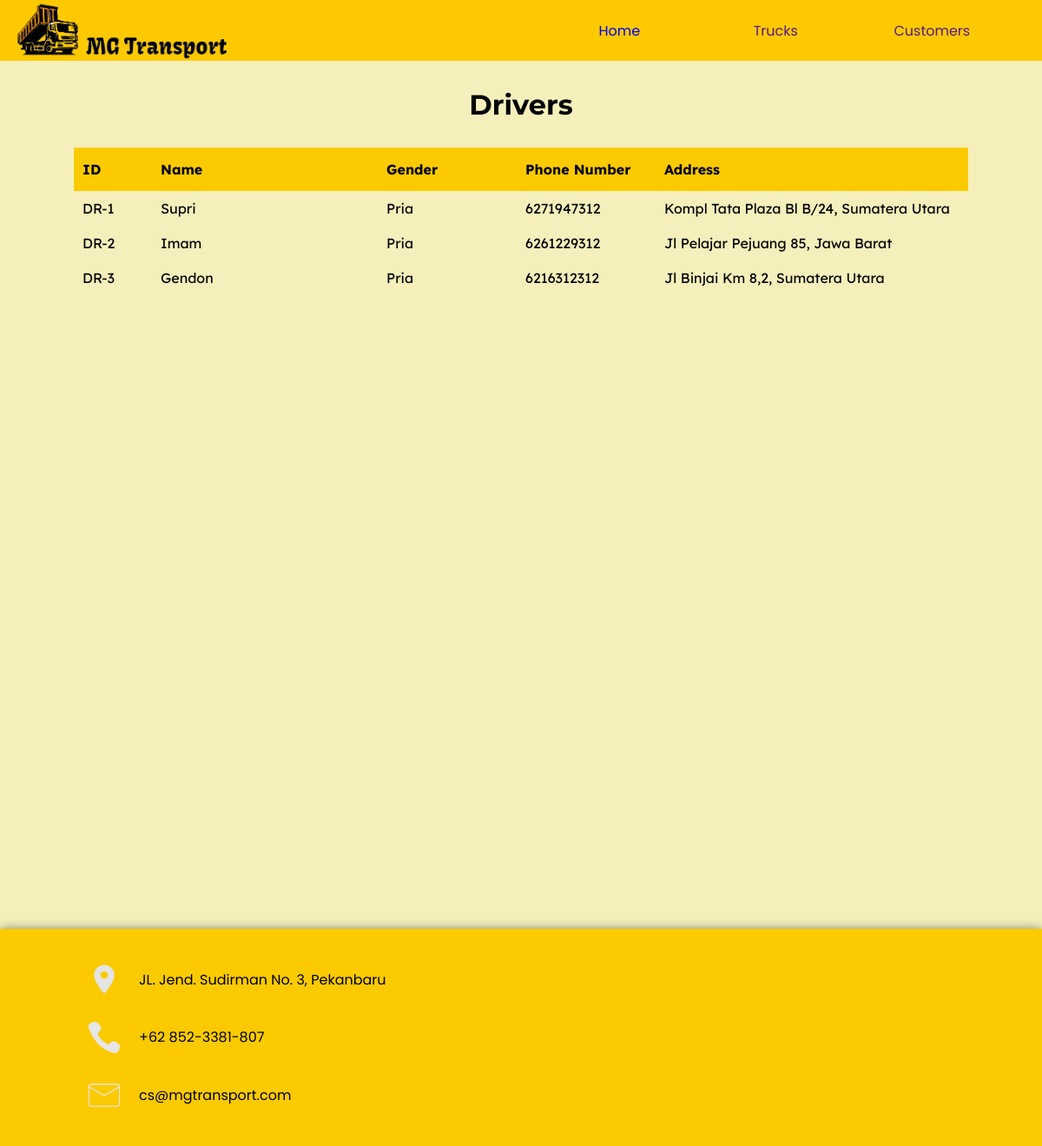
The app's page /driver.php (signed in) with its own data.
### tables this page shows
CREATE TABLE `t_driver` (
  `id_driver` varchar(5) NOT NULL,
  `nama_driver` varchar(20) NOT NULL,
  `jenis_kelamin` enum('Pria','Wanita') NOT NULL,
  `no_telp` varchar(13) NOT NULL,
  `alamat` varchar(50) NOT NULL
);

### driver.php (the view, shortened to what this page needs)
<?php
    include "koneksi.php";
?>
<!DOCTYPE html>
<html lang="en">
<head>
    <link rel="stylesheet" href="style.css?v=<?= time()?>">
</head>
<body>
    <div class="nav">
        <div class="logo"></div>
        <div class="empty"></div>
        <div class="list">
            <div class="wrap">
                <a href="home.php">Home</a>
            </div>
            <div class="wrap">
                <a href="">Trucks</a>
            </div>
            <div class="wrap">
                <a href="">Customers</a>
            </div>
        </div>
    </div>
    <div class="table-container">
        <div class="driver-title">
            <h1>Drivers</h1>
        </div>
        <div class="table-content">
            <table>
                <tr>
                    <th id="id">ID</th>
                    <th id="name">Name</th>
                    <th id="gender">Gender</th>
                    <th id="phone">Phone Number</th>
                    <th id="address">Address</th>
                </tr>
                <?php
                    $query=mysqli_query($db, 'SELECT * FROM t_driver');
                    while($data = mysqli_fetch_array($query)):
                    ?>
                    <tr>
                        <td><?= $data['id_driver'] ?></td>
                        <td><?= $data['nama_driver'] ?></td>
                        <td><?= $data['jenis_kelamin'] ?></td>
                        <td><?= $data['no_telp'] ?></td>
                        <td><?= $data['alamat'] ?></td>
                    </tr>
                    <?php
                    endwhile;
                ?>
            </table>
        </div>
    </div>
    <div class="footer">
        <div class="foot-wrapper">
            <div class="contact">
                <div class="contain">
                    <div class="icon-address"></div>
                    <div class="t">JL. Jend. Sudirman No. 3, Pekanbaru</div>
                </div>
                <div class="contain">
                    <div class="icon-phone"></div>
                    <div class="t">+62 852-3381-807</div>
                </div>
                <div class="contain">
                    <div class="icon-email"></div>
                    <div class="t">cs@mgtransport.com</div>
                </div>
            </div>
            <div class="company">
            </div>
        </div>
    </div>
</body>
</html>

### style.css (style rules this page uses)
* { margin: 0px; padding: 0px; }
div { display: block; }
.nav { display: flex; width: 100%; height: 70px; justify-content: space-between; background-color: #FFC900; }
.logo { background-image: url(./images/MGLogoLong.png); background-size: contain; background-repeat: no-repeat; display: flex; align-items: center; justify-content: center; width: 350px; left: 0; }
.empty { width: 200px; }
.list { display: flex; align-items: center; justify-content: space-between; font-family: 'Poppins', sans-serif; }
.wrap { display: flex; width: 180px; text-decoration: none; height: 70px; align-items: center; justify-content: center; }
a { display: flex; justify-content: center; align-items: center; width: 180px; height: 70px; }
a { text-decoration: none; }
.footer { background-color: #FBCA01; width: 100%; height: 250px; display: flex; justify-content: center; align-items: center; box-shadow: 0 0 11px rgba(33, 33, 33, 0.534); ; }
.foot-wrapper { justify-content:space-around; align-items: center; display: flex; width: 1400px; height: 180px; }
.contact { display: flex; flex-direction: column; justify-content: space-around; width: 400px; height: 200px; }
.contain { display: flex; align-items: center; width: 400px; height: 40px; }
.company { width: 400px; height: 200px; }
.icon-address { background-image: url(./images/place.png); background-size: contain; width: 40px; height: 40px; }
.icon-phone { background-image: url(./images/phone.png); background-size: contain; width: 40px; height: 40px; }
.t { width: 300px; height: 40px; display: flex; margin-left: 20px; align-items: center; font-family: 'Poppins', sans-serif; }
.icon-email { background-image: url(./images/email.png); background-size: contain; width: 40px; height: 40px; }
.table-container { display: flex; flex-direction: column; width: 100%; height: auto; align-items: center; background-color: #F5F0BB; min-height: 1000px; }
.driver-title { display: flex; justify-content: center; align-items: center; height: 100px; font-family: 'Montserrat', sans-serif; }
table { font-family: 'Lexend Deca', sans-serif; border-collapse: collapse; }
th { text-align: left; height: 50px; background-color: #FBCA01; padding-left: 10px; }
#id { width: 80px; }
#name { width: 250px; }
#gender { width: 150px; }
#phone { width: 150px; }
#address { width: 350px; }
td { height: 40px; padding-left: 10px; }

### records on screen
t_driver: id_driver "DR-1", nama_driver "Supri", jenis_kelamin "Pria", no_telp "6271947312", alamat "Kompl Tata Plaza Bl B/24, Sumatera Utara"
t_driver: id_driver "DR-2", nama_driver "Imam", jenis_kelamin "Pria", no_telp "6261229312", alamat "Jl Pelajar Pejuang 85, Jawa Barat"
t_driver: id_driver "DR-3", nama_driver "Gendon", jenis_kelamin "Pria", no_telp "6216312312", alamat "Jl Binjai Km 8,2, Sumatera Utara"
